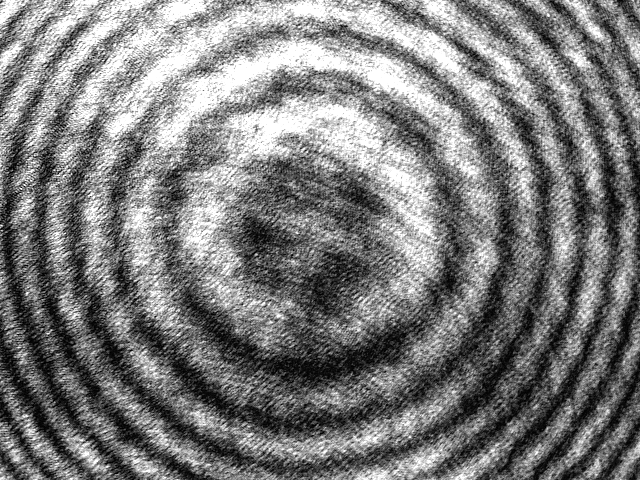
#> input picture data/samples/steel_raw_00000.png, 640 x 480 px
$ jupyter execute --allow-errors 12-noise-comparison.ipynb
#> lines starting #> are read from the running program, lines starting #| are printed output that depends on the picture
[cell 1]
import matplotlib.pyplot as plt
import matplotlib.image as mpimg
import cv2
from skimage.metrics import structural_similarity as ssim
import os
import random

[cell 2]
image_paths = [
    "../data/samples/steel_raw_00000.png",
    "../data/samples/average_00021.png",
    "../data/samples/ceramic_raw_00000.png",
    "../data/samples/average_ceramic_00021.png",
]

titles = [
    "Original steel image",
    "Generated steel image",
    "Original ceramic image",
    "Generated ceramic image",
]

fig, axs = plt.subplots(2, 2, figsize=(15, 10))
axs = axs.ravel()
for i, (path, title) in enumerate(zip(image_paths, titles)):
    img = mpimg.imread(path)
#> img is the input picture: shape (480, 640) float32; min 0, max 1, mean 0.484
    axs[i].imshow(img, cmap="gray")
    axs[i].set_title(title)
    axs[i].axis("off")

plt.tight_layout()
plt.show()
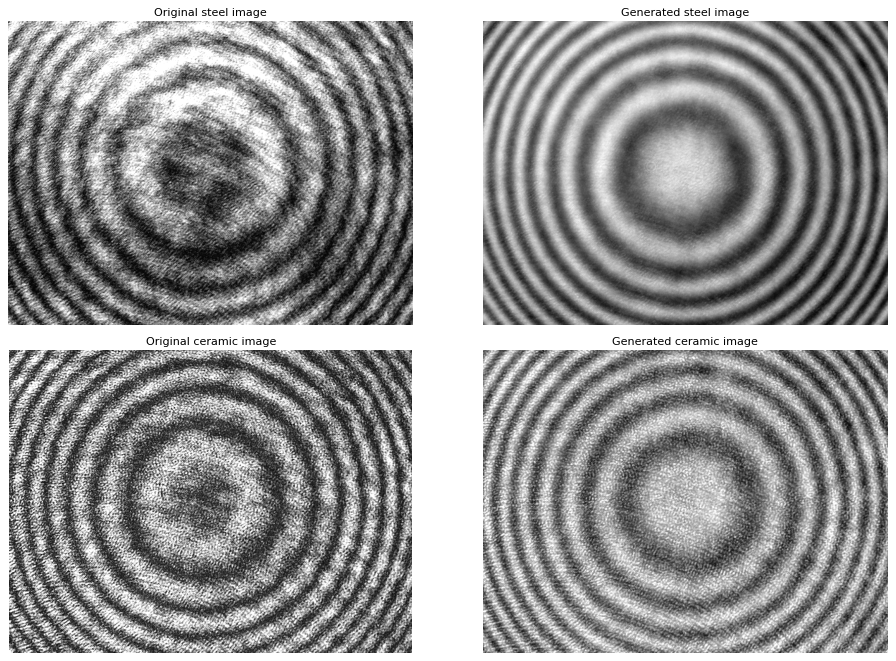
#> figure drawn by matplotlib, 4 panels

# Compute the average similarity between raw ceramic and generated ceramic image

[cell 3]
def draw_random_files(directory, n):
    png_files = [file for file in os.listdir(directory) if file.endswith(".png")]
    if n > len(png_files):
        raise ValueError(
            "Number of files to draw exceeds the number of PNG files in the directory."
        )
    return random.sample(png_files, n)


def crop_image(image, pixels):
    height, width = image.shape[:2]
    cropped_image = image[pixels : height - pixels, pixels : width - pixels]
    return cropped_image

[cell 4]
path_raw_ceramic = "../data/raw/ceramic/1channel/"
path_gen_ceramic = "../data/generated/average/ceramic/"

n = 1000

#> (the rest of this cell did not finish here and is left out)

[cell 5]
mse_total = 0
ssim_total = 0
#> (the rest of this cell did not finish here and is left out)

[cell 6]
print(f"Average MSE: {mse_total / n} | Average SSIM: {ssim_total / n}")

[cell 7]
path_raw_steel = "../data/raw/steel/1channel/"
path_gen_steel = "../data/generated/average/steel/"

n = 1000

#> (the rest of this cell did not finish here and is left out)
